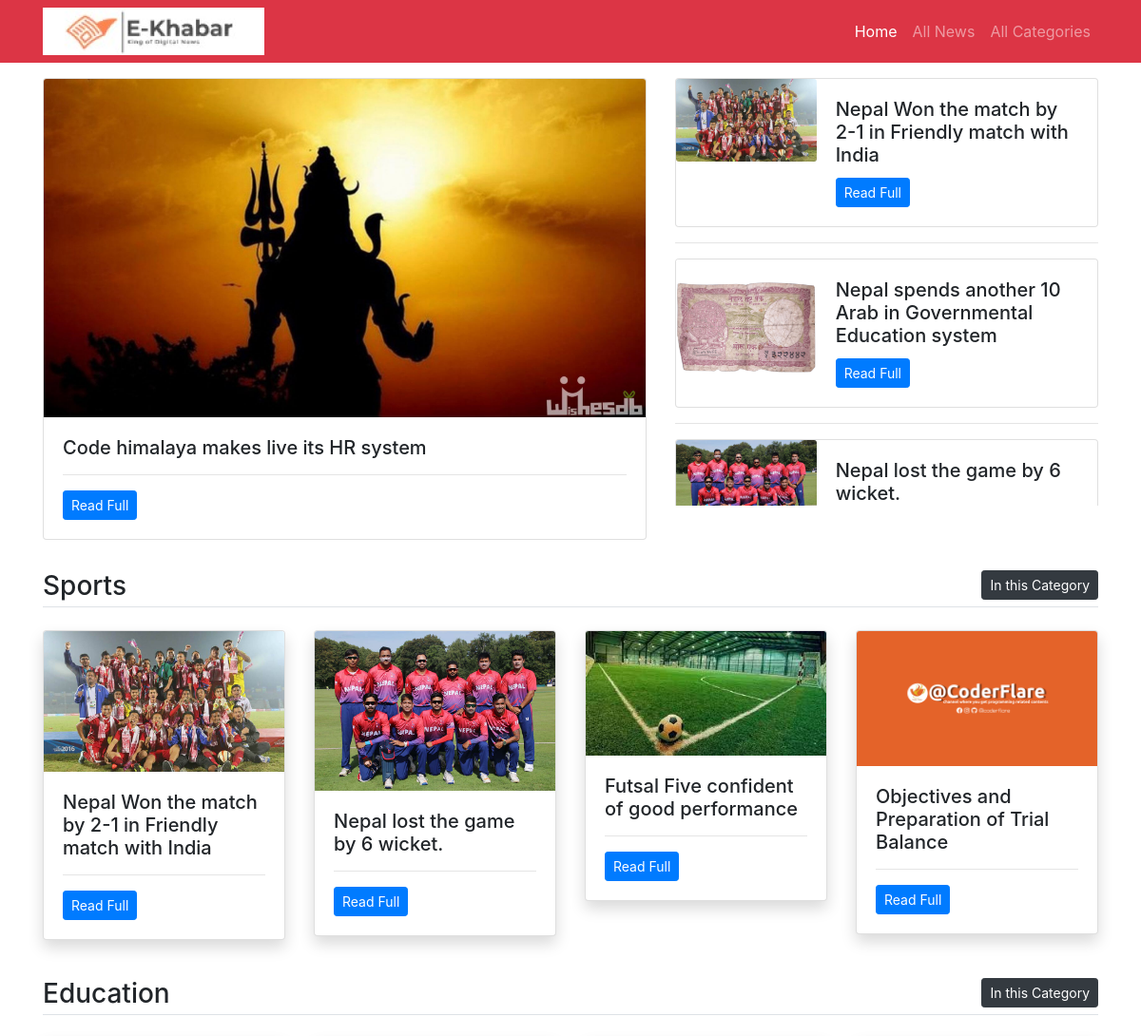
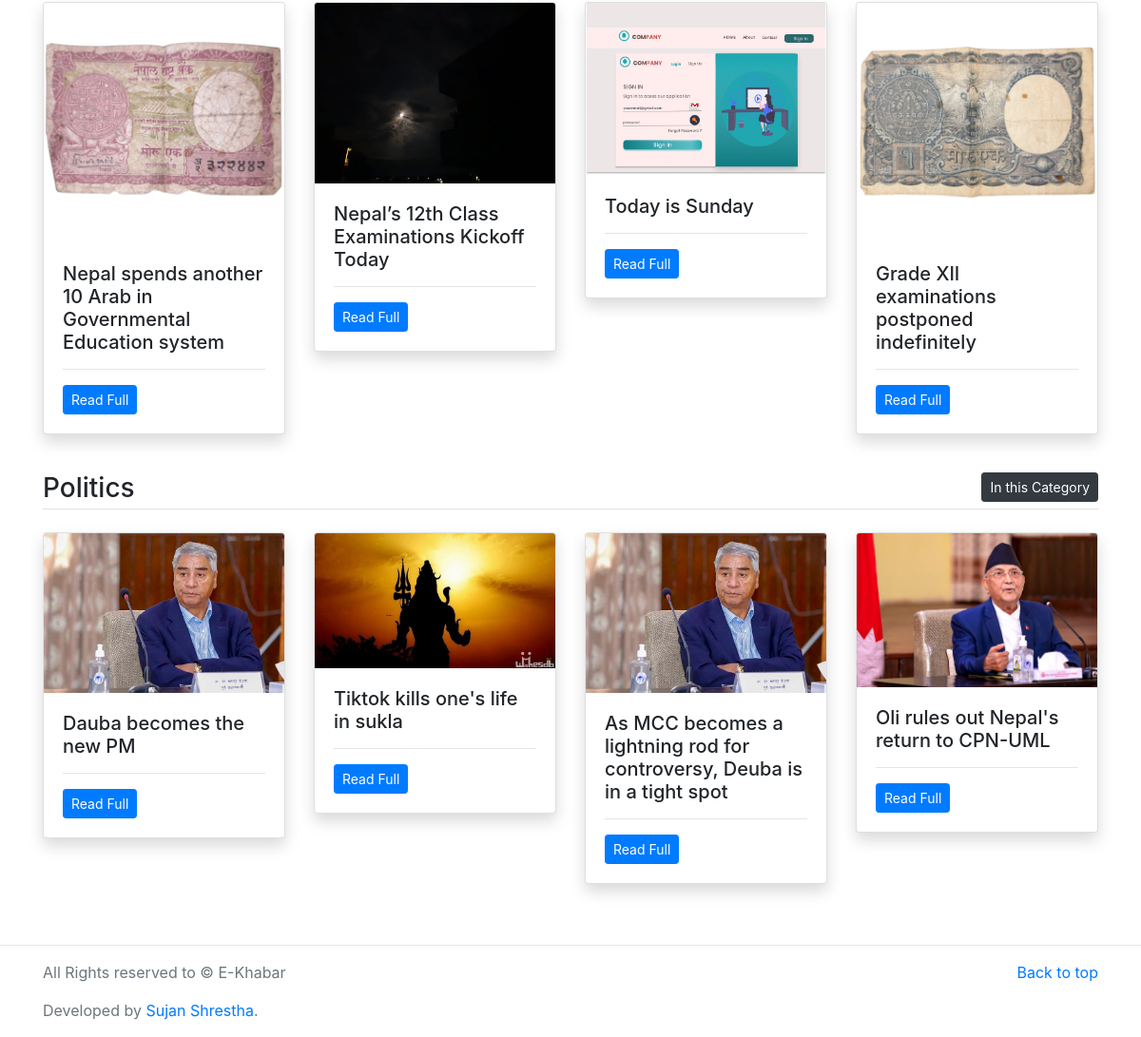
The page / on the database its author committed (2 pictures, top to bottom).
### main/models.py (models this page shows, shortened)
class News(models.Model):
    category = models.ForeignKey(Category, on_delete=models.CASCADE)
    title = models.CharField(max_length=300)
    image = models.ImageField(upload_to='imgs/')
    detail = models.TextField()
    add_time = models.DateTimeField(auto_now_add=True)
    class Meta:
        verbose_name_plural='News'

class  Category(models.Model):
    title = models.CharField(max_length=200)
    category_image = models.ImageField(upload_to='imgs/')
    class Meta:
        verbose_name_plural='Categories'

### main/views.py (the view)
# urls.py: path('', views.home, name='home'),
def home(request):
    first_news = News.objects.last() # displayes the frst main news
    three_news = News.objects.all()[1:4] # displayes the three news by skipping the first news.
    three_categories = Category.objects.all()[0:3] # displayes the three news by skipping the first categories.
    return render(request, 'home.html',{
        'first_news': first_news,
        'three_news': three_news,
        'three_categories': three_categories
    })

### main/templates/home.html
{% extends 'base.html' %}
{% block content %}
<main class="container mt-3 mb-5">
	<div class="row my-3">
		<div class="col-md-7">
			<div class="card mb-3">
			  <img src="/media/{{first_news.image}}" class="card-img-top" alt="{{first_news.title}}">
			  <div class="card-body">
			    <h5 class="card-title">{{first_news.title}}</h5>
			    <hr/>
			    <p class="card-text"><a href="/detail/{{first_news.id}}" class="btn btn-sm btn-primary">Read Full</a></p>
			  </div>
			</div>
		</div>
		<div class="col-md-5" style="max-height: 450px; overflow: auto;">
			{% for news in three_news %}
			<div class="card">
			  <div class="row no-gutters">
			    <div class="col-md-4">
			      <img src="media/{{news.image}}" class="card-img" alt="{{news.title}}">
			    </div>
			    <div class="col-md-8">
			      <div class="card-body">
			        <h5 class="card-title">{{news.title}}</h5>
			        <p class="card-text"><a href="/detail/{{news.id}}" class="btn btn-sm btn-primary">Read Full</a></p>
			      </div>
			    </div>
			  </div>
			</div>
			<hr/>
			{% endfor %}
		</div>
	</div>
	{% for category in three_categories %}
	<h3 class="border-bottom pb-1">{{category.title}}  <a href="#" class="float-right btn btn-sm btn-dark">In this Category</a></h3>
	<div class="row my-4">
		{% for news in category.news_set.all %}
		{% if forloop.counter < 5 %}
		<div class="col-md-3">
			<div class="card mb-3 shadow">
			  <img src="media/{{news.image}}" class="card-img-top" alt="{{news.title}}">
			  <div class="card-body">
			    <h5 class="card-title">{{news.title}}</h5>
			    <hr/>
			    <p class="card-text"><a href="/detail/{{news.id}}" class="btn btn-sm btn-primary">Read Full</a></p>
			  </div>
			</div>
		</div>
		{% endif %}
		{% endfor %}
	</div>
	{% endfor %}
</main>
{% endblock %}

### main/templates/base.html (shortened to what this page needs)
{% load static %}
<!DOCTYPE html>
<html>
<head>
	<link rel="stylesheet" type="text/css" href="{% static '/vendor/bs4/bootstrap.min.css' %}" />
</head>
<body>
	<nav class="navbar navbar-expand-lg navbar-dark bg-danger">
		<div class="container">
		  <a href="/"><img src="/media/imgs/logo.png"></a>
		  <div class="collapse navbar-collapse" id="navbarNav">
		    <ul class="navbar-nav ml-auto">
		      <li class="nav-item active">
		        <a class="nav-link" href="/">Home</a>
		      </li>
		      <li class="nav-item">
		        <a class="nav-link" href="{% url 'all-news' %}" > All News</a>
		      </li>
		      <li class="nav-item">
		        <a class="nav-link" href="{% url 'all-category' %}">All Categories</a>
		      </li>
		    </ul>
		  </div>
	  	</div>
	</nav>
    {% block content %}
    {% endblock%}
    <hr/>
<footer class="text-muted">
  <div class="container">
    <p class="float-right">
      <a href="#">Back to top</a>
    </p>
    <p>All Rights reserved to &copy; E-Khabar </p>
    <p>Developed by  <a target=”_blank” href="https://www.linkedin.com/in/sujan-shrestha31/">Sujan Shrestha</a>.</p>
  </div>
</footer>
</body>
</html>

### main/templates/base.html (style rules this page uses)
.navbar .container img { width:"300px"; height:"300px" }

### rows shown on the page
News: image (picture), title "Code himalaya makes live its HR system"
News: image (picture), title "Nepal Won the match by 2-1 in Friendly match with India"
News: image (picture), title "Nepal spends another 10 Arab in Governmental Education system"
News: image (picture), title "Nepal lost the game by 6 wicket."
Category: title "Sports"
News: image (picture), title "Futsal Five confident of good performance"
News: image (picture), title "Objectives and Preparation of Trial Balance"
Category: title "Education"
News: image (picture), title "Nepal’s 12th Class Examinations Kickoff Today"
News: image (picture), title "Today is Sunday"
News: image (picture), title "Grade XII examinations postponed indefinitely"
Category: title "Politics"
News: image (picture), title "Dauba becomes the new PM"
News: image (picture), title "Tiktok kills one's life in sukla"
News: image (picture), title "As MCC becomes a lightning rod for controversy, Deuba is in a tight spot"
News: image (picture), title "Oli rules out Nepal's return to CPN-UML"
